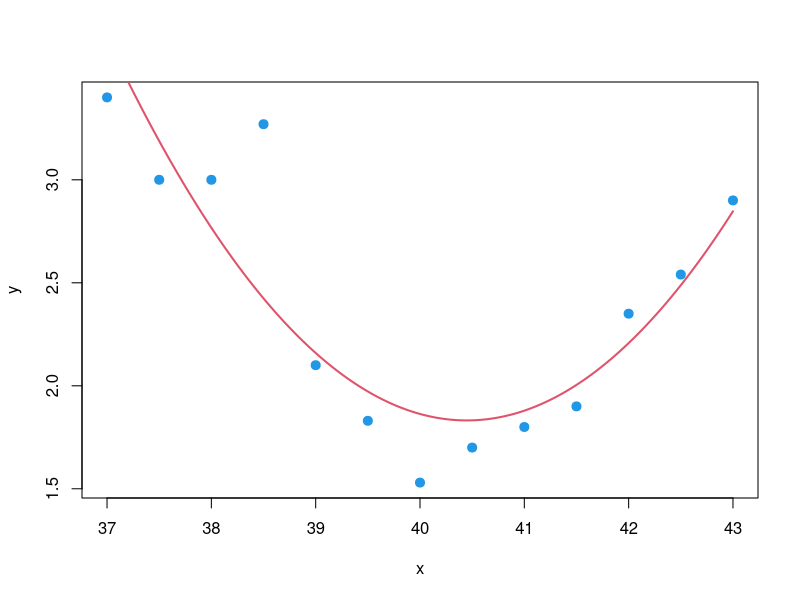

Write the R code that produced this figure.
alloy <- read.table("exam0623.data")
z <- poly(alloy$x, degree = 2)
xfit <- seq(from = 37, to = 43, length = 200)
zfit <- predict(z, xfit)

alloy$z1 <- z[,1]; alloy$z2 <- z[,2]
lm.pol <- lm(y ~ 1 + z1 + z2, data = alloy)
summary(lm.pol)
yfit <- predict(lm.pol, data.frame(z1 = zfit[,1], z2 = zfit[,2]))

with(alloy,  plot(x, y, pch = 19, cex = 1.2, col = 4))
lines(xfit, yfit, lwd=2, col=2)

lm.pol <- lm(y ~ 1 + poly(x,2), data = alloy)
summary(lm.pol)

xfit <- seq(37, 43, len = 200)
yfit <- predict(lm.pol, data.frame(x = xfit))

win.graph(width=8, height=6)
par(mai=c(0.9, 0.9, 0.1, 0.1))
